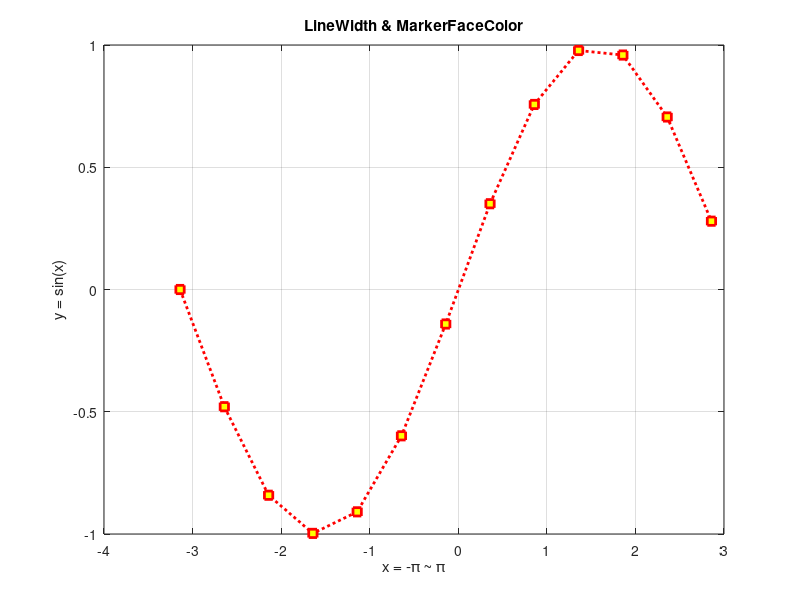

This chart was generated by the following MATLAB code:
clc; clear;

x = -pi:0.5:pi;

plot(x, sin(x), ':rs', 'LineWidth', 2, 'MarkerFaceColor', 'y');
title('LineWidth & MarkerFaceColor');
xlabel('x = -π ~ π'); ylabel('y = sin(x)');
grid on;
